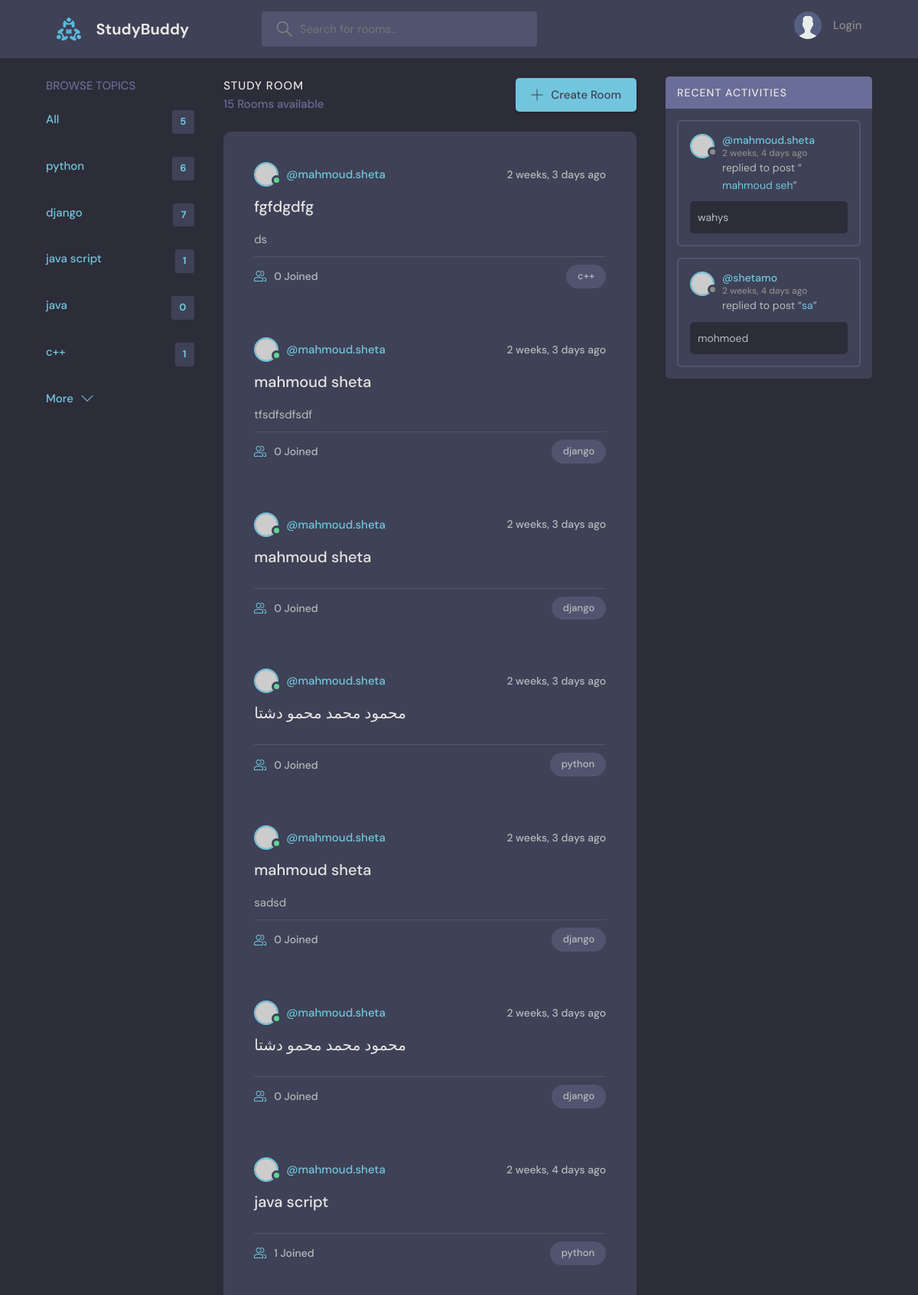
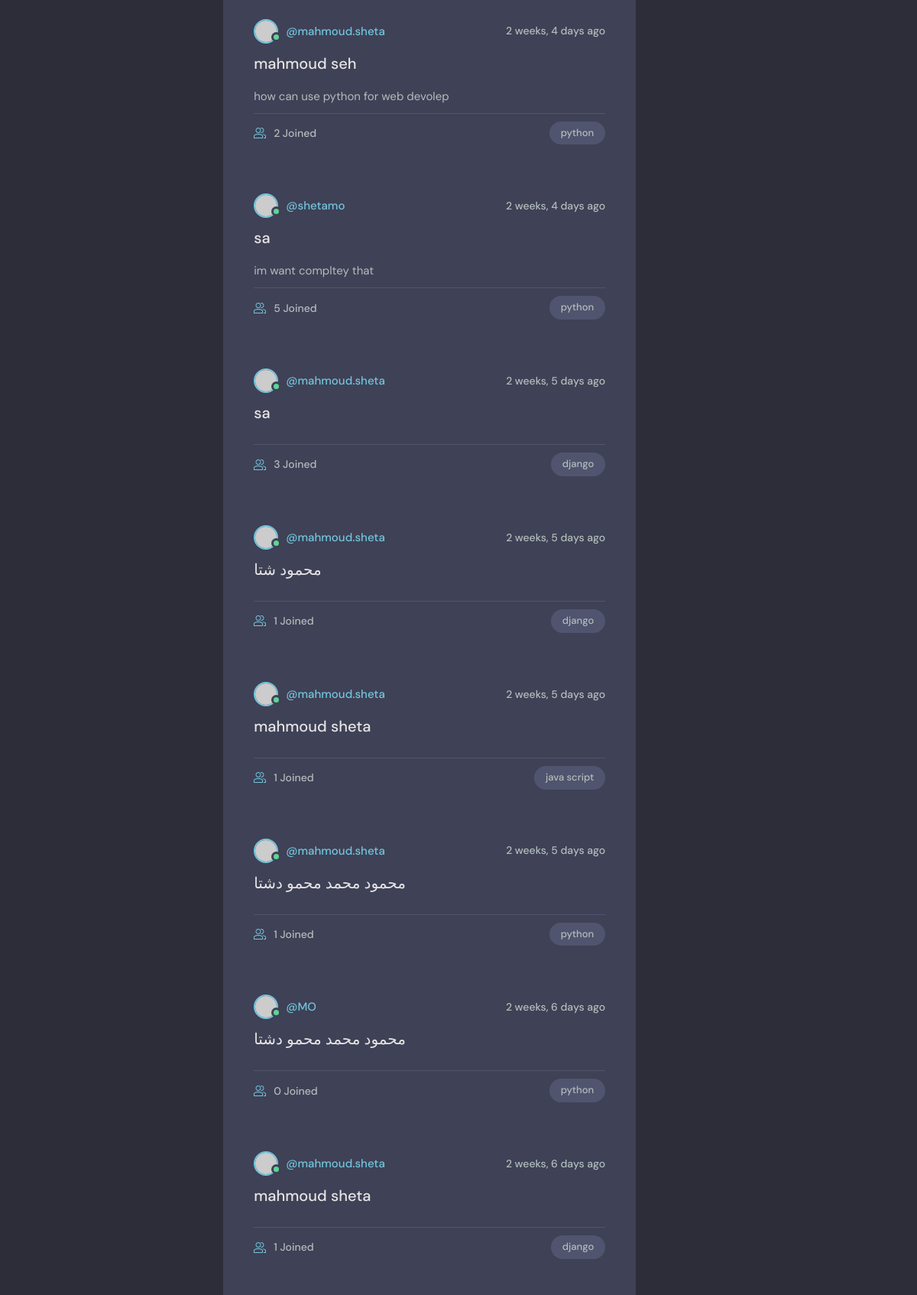
The page / on the database its author committed (2 pictures, top to bottom).
### base/models.py (models this page shows, shortened)
class Topic(models.Model):
    name = models.CharField(max_length=200)
    def __str__(self):
        return self.name

class Room(models.Model):
    host = models.ForeignKey(User,  on_delete=models.SET_NULL, null=True)
    topic = models.ForeignKey(Topic, on_delete=models.SET_NULL, null=True)
    name = models.CharField(max_length=200)
    descriptor = models.TextField(null=True, blank=True)
    participants = models.ManyToManyField(
        User, related_name='participants', blank=True)
    update = models.DateTimeField(auto_now=True)
    created = models.DateTimeField(auto_now_add=True)
    class Meta:
        ordering = ['-update', 'created']
    def __str__(self):
        return self.name

class Message(models.Model):
    user = models.ForeignKey(User, on_delete=models.CASCADE)
    room = models.ForeignKey(Room, on_delete=models.CASCADE)
    body = models.TextField()
    update = models.DateTimeField(auto_now=True)
    created = models.DateTimeField(auto_now_add=True)
    class Meta:
        ordering = ['-update', 'created']

### base/views.py (the view)
# urls.py: path('', views.home, name="home"),
def home(request):
    q = request.GET.get('q') if request.GET.get('q') != None else ''
    rooms = Room.objects.filter(Q(topic__name__icontains=q) |
                                Q(name__icontains=q) |
                                Q(descriptor__icontains=q))
    topics = Topic.objects.all()[0:5]
    topic_count = Topic.objects.all().count()
    room_messages = Message.objects.filter(Q(room__topic__name__icontains=q))
    count = rooms.count()
    count_pyton = Room.objects.filter(Q(topic__name='python')).count
    context = {'rooms': rooms, 'topics': topics,
               'count': count, 'count_pyton': count_pyton, 'room_messages': room_messages, 'topic_count': topic_count}
    return render(request, 'base/home.html', context)

### base/templates/base/home.html (shortened to what this page needs)
 {% extends 'main.html' %} {% block contant %}
<main class="layout layout--3">
    <div class="container">
        <div class="topics">
            {%include 'base/topics.html' %}
        </div>
        <div class="roomList">
            <div class="roomList__header">
                <div>
                    <h2>Study Room</h2>
                    <p>{{count}} Rooms available</p>
                </div>
                <a class="btn btn--main" href="{%url 'create_room' %}">
                    <svg version="1.1" xmlns="http://www.w3.org/2000/svg" width="32" height="32" viewBox="0 0 32 32">
                <title>add</title>
                <path
                  d="M16.943 0.943h-1.885v14.115h-14.115v1.885h14.115v14.115h1.885v-14.115h14.115v-1.885h-14.115v-14.115z"
                ></path>
              </svg> Create Room
                </a>
            </div>
            <div class="roomListRoom">
                {%include 'base/feed.html' %}
            </div>
        </div>
        {%include 'base/activity.html' %}
    </div>
</main>
{% endblock contant %}

### base/templates/base/topics.html
<div class="topics__header">
    <h2>Browse Topics</h2>
</div>
<ul class="topics__list">
    <li>
        <a href="{% url 'home'%}" class="active">All <span>{{topic_count}}</span></a>
    </li>
    <li>
        {%for topic in topics %}
        <a href="{% url 'home'%}?q={{topic}}" class="active">{{topic}} <span>{{topic.room_set.all.count}}</span></a> {%endfor %}
    </li>
</ul>
<a class="btn btn--link" href="{% url 'topicpage'%}">
    More
    <svg version="1.1" xmlns="http://www.w3.org/2000/svg" width="32" height="32" viewBox="0 0 32 32">
      <title>chevron-down</title>
      <path d="M16 21l-13-13h-3l16 16 16-16h-3l-13 13z"></path>
    </svg>
  </a>

### base/templates/base/feed.html (shortened to what this page needs)
 {% for room in rooms %}
<div class="roomListRoom">
    <div class="roomListRoom__header">
        <a href="{%url 'profile' room.host.id %}" class="roomListRoom__author">
            <div class="avatar avatar--small active">
                <img src="https://randomuser.me/api/portraits/men/11.jpg" />
            </div>
            <span>@{{room.host.username}}</span>
        </a>
        <div class="roomListRoom__actions">
            <span>{{room.created|timesince}} ago</span>
        </div>
    </div>
    <div class="roomListRoom__content">
        <a href="/room/{{room.id}}">{{room.name}}</a>
        <p>
            {{room.descriptor}}
        </p>
    </div>
    <div class="roomListRoom__meta">
        <a class="roomListRoom__joined" href="{% url 'room' room.id%}">
     {{room.participants.all.count}} Joined
        </a>
        <p class="roomListRoom__topic">{{room.topic.name}}</p>
    </div>
</div>
{% endfor %}

### base/templates/base/activity.html (shortened to what this page needs)
<div class="activities">
    <div class="activities__header">
        <h2>Recent Activities</h2>
    </div>{%for message in room_messages %}
    <div class="activities__box">
        <div class="activities__boxHeader roomListRoom__header">
            <a href="{%url 'profile' message.user.id %}" class="roomListRoom__author">
                <div class="avatar avatar--small">
                    <img src="https://randomuser.me/api/portraits/women/11.jpg" />
                </div>
                <p>
                    @{{message.user}}
                    <span>{{message.created|timesince}} ago</span>
                </p>
            </a>
        </div>
        <div class="activities__boxContent">
            <p>replied to post “<a href="{% url 'room' message.room.id %}">{{message.room}}</a>”</p>
            <div class="activities__boxRoomContent">
                {{message.body}}
            </div>
        </div>
    </div>
    {%endfor%}
</div>

### rows shown on the page
Topic: name "python", room_set.all.count "6"
Topic: name "django", room_set.all.count "7"
Topic: name "java script", room_set.all.count "1"
Topic: name "java", room_set.all.count "0"
Topic: name "c++", room_set.all.count "1"
Room: host.username "mahmoud.sheta", created "2 weeks, 3 days", name "fgfdgdfg", descriptor "ds", participants.all.count "0", topic.name "c++"
Room: host.username "mahmoud.sheta", created "2 weeks, 3 days", name "mahmoud sheta", descriptor "tfsdfsdfsdf", participants.all.count "0", topic.name "django"
Room: host.username "mahmoud.sheta", created "2 weeks, 3 days", name "mahmoud sheta", participants.all.count "0", topic.name "django"
Room: host.username "mahmoud.sheta", created "2 weeks, 3 days", name "محمود محمد محمو دشتا", participants.all.count "0", topic.name "python"
Room: host.username "mahmoud.sheta", created "2 weeks, 3 days", name "mahmoud sheta", descriptor "sadsd", participants.all.count "0", topic.name "django"
Room: host.username "mahmoud.sheta", created "2 weeks, 3 days", name "محمود محمد محمو دشتا", participants.all.count "0", topic.name "django"
Room: host.username "mahmoud.sheta", created "2 weeks, 4 days", name "java script", participants.all.count "1", topic.name "python"
Room: host.username "mahmoud.sheta", created "2 weeks, 4 days", name "mahmoud seh", descriptor "how can use python for web devolep", participants.all.count "2", topic.name "python"
Room: host.username "shetamo", created "2 weeks, 4 days", name "sa", descriptor "im want compltey that", participants.all.count "5", topic.name "python"
Room: host.username "mahmoud.sheta", created "2 weeks, 5 days", name "sa", participants.all.count "3", topic.name "django"
Room: host.username "mahmoud.sheta", created "2 weeks, 5 days", name "محمود شتا", participants.all.count "1", topic.name "django"
Room: host.username "mahmoud.sheta", created "2 weeks, 5 days", name "mahmoud sheta", participants.all.count "1", topic.name "java script"
Room: host.username "mahmoud.sheta", created "2 weeks, 5 days", name "محمود محمد محمو دشتا", participants.all.count "1", topic.name "python"
Room: host.username "MO", created "2 weeks, 6 days", name "محمود محمد محمو دشتا", participants.all.count "0", topic.name "python"
Room: host.username "mahmoud.sheta", created "2 weeks, 6 days", name "mahmoud sheta", participants.all.count "1", topic.name "django"
Message: user "mahmoud.sheta", created "2 weeks, 4 days", room "mahmoud seh", body "wahys"
Message: user "shetamo", created "2 weeks, 4 days", room "sa", body "mohmoed"

### other values the page prints
{{ topic_count }} "5"
{{ count }} "15"
